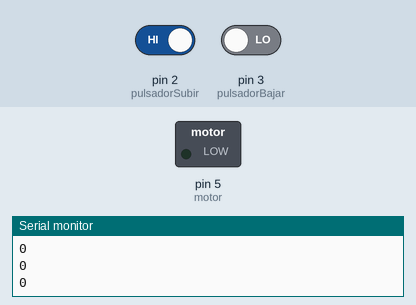
The sketch below on a simulated Arduino Uno, built with avr-gcc and run on an emulated ATmega328P. Parts: switched loads named in the sketch (green lamp = pin HIGH), the last lines printed to the serial monitor. The test bench sets the inputs (shaded band); at power-on: pin 2 (pulsadorSubir) HIGH, pin 3 (pulsadorBajar) LOW.

Above: at 1.2 s.
1.3 s: pin 2 (pulsadorSubir) driven LOW and pin 3 (pulsadorBajar) driven HIGH
At 2.19 s:
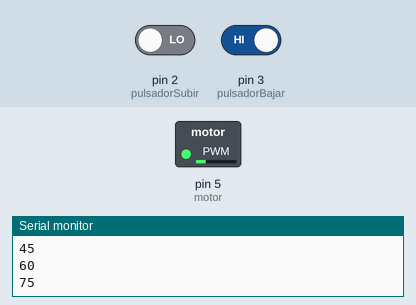
At 5.0 s:
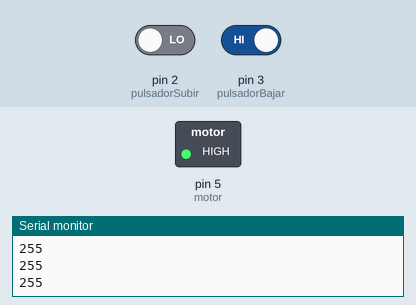
Timing chart, 0 to 6.5 s (numbered marks = the images above; inputs shaded):
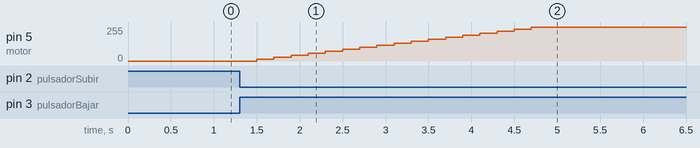

The sketch:

controlVelocidadMotorDC_PWM.ino
```cpp
/*Varia la velocidad de motor con dos pulsadores*/
int motor =  5;
int pulsadorSubir = 2;
int pulsadorBajar = 3;
int velocidad = 0;
int retardo = 200;
unsigned long tiempoPrevio = 0;

void setup() {
  // put your setup code here, to run once:
  pinMode(motor, OUTPUT);
  pinMode(pulsadorSubir, INPUT);
  pinMode(pulsadorBajar, INPUT);
  Serial.begin(9600);
}

void loop() {
  // resistencia pull-up pulsado => LOW
  if (digitalRead(pulsadorSubir) == LOW && digitalRead(pulsadorBajar) == HIGH) {
    if (velocidad < 255) {
      velocidad += 15;
    } else {
      velocidad = 255;
    }
    Serial.println(velocidad);
    tiempoPrevio = millis();
    while (millis() - tiempoPrevio < retardo && digitalRead(pulsadorBajar) == HIGH) {}
  }

  if (digitalRead(pulsadorBajar) == LOW  && digitalRead(pulsadorSubir) == HIGH) {
    if (velocidad > 0) {
      velocidad -= 15;
    } else {
      velocidad = 0;
    }
    Serial.println(velocidad);
    tiempoPrevio = millis();
    while (millis() - tiempoPrevio < retardo && digitalRead(pulsadorSubir) == HIGH) {}
  }
  analogWrite(motor, velocidad);
}
```

Measured:
- after the input at 1.3 s, pin 5 (motor): moves from 0/255 to 255/255 over 3.2 s, starting after 0.20 s
